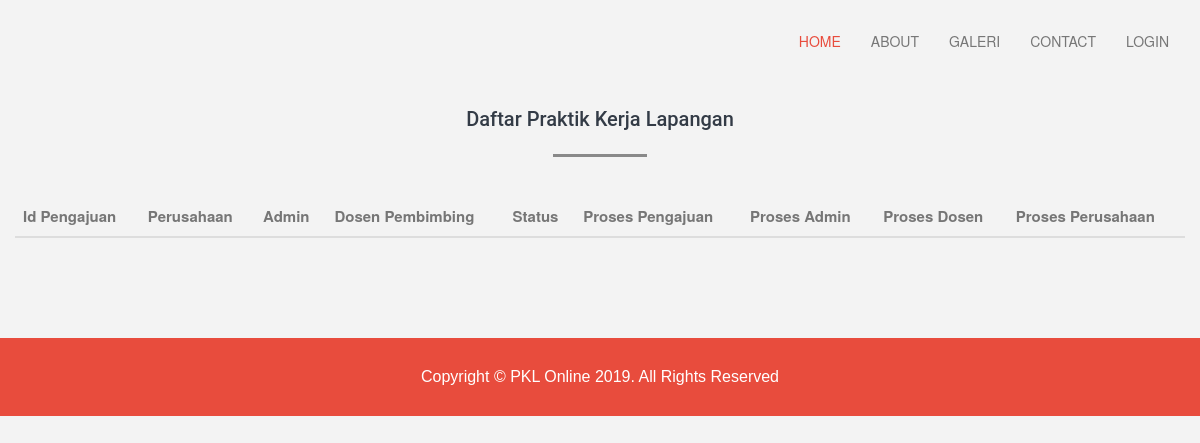
/a_list.php, run on an earlier commit of the app's database.
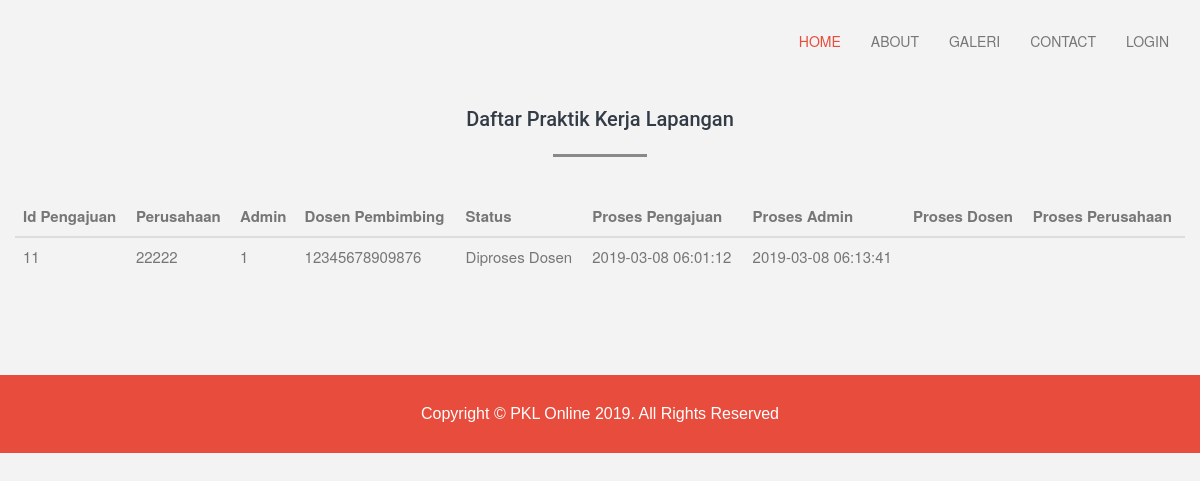
And on a later commit of the database.
### tables this page shows
CREATE TABLE `pengajuanpkl` (
  `id` int(11) NOT NULL,
  `npm` char(11) DEFAULT NULL,
  `perusahaan` char(25) DEFAULT NULL,
  `admin` char(25) DEFAULT NULL,
  `dosen` char(25) DEFAULT NULL,
  `status` int(11) DEFAULT NULL,
  `tglpengajuan` timestamp NULL DEFAULT NULL,
  `tglaccadmin` timestamp NULL DEFAULT NULL,
  `tglaccdosen` timestamp NULL DEFAULT NULL,
  `tglaccperusahaan` timestamp NULL DEFAULT NULL,
  `pnama` char(25) NOT NULL,
  `dnama` char(25) NOT NULL,
  `anama` char(25) NOT NULL
);

### a_list.php (the view, shortened to what this page needs)
<?php include'config.php'; ?>
<!DOCTYPE html>
<html>
<?php include 'head.php';?>
<body>
<?php include 'navbar.php';?>
<section id="contacts" class="team">
		<div class="container">
			<div class="row">
				<div class="head_title text-center wow zoomIn" data-wow-duration="0.5s">
					<h2>Daftar Praktik Kerja Lapangan</h2>
					<div class="separetor"></div>
				</div><br>
				<div>
				<table class="table left">
					<thead>
						<tr>
							<th>Id Pengajuan</th>
							<th>Perusahaan</th>
							<th>Admin</th>
							<th>Dosen Pembimbing</th>
							<th>Status</th>
							<th>Proses Pengajuan</th>
							<th>Proses Admin</th>
							<th>Proses Dosen</th>
							<th>Proses Perusahaan</th>
						</tr>
					</thead>
						<tbody>
							<?php
							$result = mysqli_query($mysqli, "SELECT * FROM pengajuanpkl WHERE status > 1");
							while($row = mysqli_fetch_array($result)) {
								if ($row['status'] == "1") {
									$status = "Diproses Admin";
								} elseif ($row['status'] == "2") {
									$status = "Diproses Dosen";
								} elseif ($row['status'] == "3") {
									$status = "Diproses Perusahaan";
								} elseif ($row['status'] == "4") {
									$status = "PKL diterima";
								} else {
									$status = "PKL ditolak";
								}
							echo '
								<tr>
								<td>'.$row['id'].'</td>
								<td>'.$row['perusahaan'].'</td>
								<td>'.$row['admin'].'</td>
								<td>'.$row['dosen'].'</td>
								<td>'.$status.'</td>
								<td>'.$row['tglpengajuan'].'</td>
								<td>'.$row['tglaccadmin'].'</td>
								<td>'.$row['tglaccdosen'].'</td>
								<td>'.$row['tglaccperusahaan'].'</td>
								</tr>';
								}
							?>
						</tbody>
					</table>
				</div>
			</div>
		</div>
</section>
<?php include 'script.php';?>
</body>
</html>

### head.php (shortened to what this page needs)
<head>
	<link rel="stylesheet" href="css/font-awesome/css/font-awesome.min.css" />
	<link rel="stylesheet" href="css/fonts/stylesheet.css" />
	<link rel="stylesheet" href="css/fonts/fonts.css" />
	<link rel="stylesheet" href="css/bootstrap/bootstrap.min.css" />
	<link rel="stylesheet" href="css/animat/animate.min.css" />
	<link rel="stylesheet" href="css/fancybox/jquery.fancybox.css" />
	<link rel="stylesheet" href="css/nivo-lightbox/nivo-lightbox.css" />
	<link rel="stylesheet" href="css/themes/default/default.css" />
	<link rel="stylesheet" href="css/owl-carousel/owl.carousel.css" />
	<link rel="stylesheet" href="css/owl-carousel/owl.theme.css" />
	<link rel="stylesheet" href="css/owl-carousel/owl.transitions.css">
	<link rel="stylesheet" href="css/style.css" />
	<link rel="stylesheet" href="css/responsive.css" />
</head>
</head>

### navbar.php (shortened to what this page needs)
<header id="home" class="header">
	<div class="main_menu_bg navbar-fixed-top">
		<div class="container">
			<div class="row">
				<div class="nave_menu">
				<nav class="navbar navbar-default">
				  <div class="container-fluid">
					<div class="navbar-header">
					  <a class="navbar-brand" href="index.php">
					  </a>
					</div>
					<div class="collapse navbar-collapse" id="bs-example-navbar-collapse-1">
					  <?php
					  echo '<ul class="nav navbar-nav navbar-right">';
					   if ($_SESSION['login'] == 'Admin') {
                           echo    '
                           		<li>
			                        <a href="home.php">Home</a>
			                    </li>
			                    <li>
			                        <a href="profile.php">Profile</a>
			                    </li>
                   				<li>
                                       <a href="a_verifikasi.php">Verifikasi data PKL</a>
                                   </li>
                                   <li>
                                       <a href="a_list.php">List PKL</a>
                                   </li>
                                   <li>
                                       <a href="a_database.php">Manage Database</a>
                                   </li>
                                   <li>
                       			<a href="logout.php">Logout</a>
                   				</li>';
                       }else echo '
						<li class="active"><a href="index.php">Home</a></li>
						<li><a href="about.php">About</a></li>
						<li><a href="galeri.php">Galeri</a></lli>
						<li><a href="contact.php">Contact</a></li>
						<li><a href="login.php">Login</a></li>
					  ';
					  echo "</ul>";
					  ?>
					</div>
				  </div>
				</nav>
				</div>
			</div>
		</div>
	</div>
</header>

### script.php (shortened to what this page needs)
<footer id="footer" class="footer">
	<div class="container">
		<div class="row">
			<div class="main_footer text-center wow zoomIn" data-wow-duration="1s">
				<p>Copyright &copy; PKL Online 2019. All Rights Reserved</p>
			</div>
		</div>
	</div>
</footer>

### css/style.css (style rules this page uses)
body { color: #767676; -webkit-font-smoothing: antialiased; width: 100%; font-size:15px; background:#f3f3f3; }
p { font: normal 16px "Myriad Pro", arial, sans-serif; }
h2 { font-size: 35px; line-height: 38px; font-weight: 600; font-family: 'Roboto medium', serif; }
ul { margin:0; padding:0; list-style:none; }
.separetor { border-bottom: 3px solid #898989; overflow: hidden; padding:3px 0px; width: 8%; margin: 0 auto; margin-bottom: 20px; }
.container-fluid { margin-top: 15px; }
.main_menu_bg { margin-top:0px; }
.main_menu_bg .navbar-default { background-color: transparent; border-color: transparent; transition:.6s; }
.navbar-default .navbar-nav>li>a { color: #777; text-transform: uppercase; font-size: 14px; }
.main_menu_bg .navbar { margin-bottom:0px; }
.main_menu_bg .navbar-default .navbar-nav>.active>a, .navbar-default .navbar-nav>.active>a:hover, .navbar-default .navbar-nav>.active>a:focus { color:#e84c3d; background-color:transparent; }
.main_menu_bg a.navbar-brand { color:#e84c3d; font-weight:700; }
.head_title h2 { font-family:'Roboto'; font-size:20px; font-weight:500; color:#333b46; }
.team { padding:80px 0px; }
.footer { background:#e84c3d; }
.main_footer p { padding:20px 0px; color:#fff; margin-top:10px; }

What changed in the data, as far as the page shows it:
added pengajuanpkl: id "11", perusahaan "22222", admin "1", dosen "12345678909876", status "Diproses Dosen", tglpengajuan "2019-03-08 06:01:12", tglaccadmin "2019-03-08 06:13:41"
